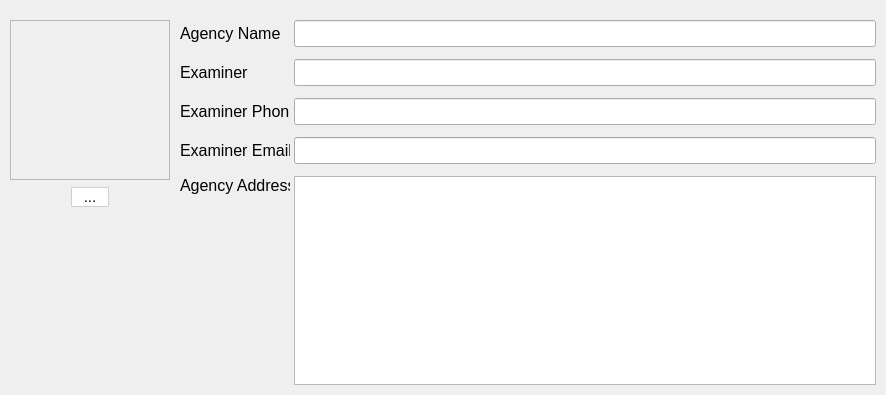
<?xml version="1.0" encoding="UTF-8"?>
<ui version="4.0">
 <class>recon_configuration_page_examiner_details</class>
 <widget class="QWidget" name="recon_configuration_page_examiner_details">
  <property name="geometry">
   <rect>
    <x>0</x>
    <y>0</y>
    <width>886</width>
    <height>395</height>
   </rect>
  </property>
  <property name="windowTitle">
   <string>Form</string>
  </property>
  <layout class="QVBoxLayout" name="verticalLayout_4">
   <property name="spacing">
    <number>10</number>
   </property>
   <property name="leftMargin">
    <number>10</number>
   </property>
   <property name="topMargin">
    <number>20</number>
   </property>
   <property name="rightMargin">
    <number>10</number>
   </property>
   <property name="bottomMargin">
    <number>10</number>
   </property>
   <item>
    <layout class="QHBoxLayout" name="horizontalLayout" stretch="0,1">
     <item>
      <layout class="QVBoxLayout" name="verticalLayout_3">
       <item>
        <layout class="QVBoxLayout" name="verticalLayout">
         <property name="spacing">
          <number>6</number>
         </property>
         <item>
          <widget class="QLabel" name="label_company_logo">
           <property name="minimumSize">
            <size>
             <width>160</width>
             <height>160</height>
            </size>
           </property>
           <property name="maximumSize">
            <size>
             <width>160</width>
             <height>160</height>
            </size>
           </property>
           <property name="styleSheet">
            <string notr="true"/>
           </property>
           <property name="frameShape">
            <enum>QFrame::StyledPanel</enum>
           </property>
           <property name="text">
            <string/>
           </property>
          </widget>
         </item>
         <item>
          <layout class="QHBoxLayout" name="horizontalLayout_7">
           <property name="spacing">
            <number>0</number>
           </property>
           <item>
            <spacer name="horizontalSpacer_5">
             <property name="orientation">
              <enum>Qt::Horizontal</enum>
             </property>
             <property name="sizeHint" stdset="0">
              <size>
               <width>40</width>
               <height>20</height>
              </size>
             </property>
            </spacer>
           </item>
           <item>
            <widget class="QPushButton" name="pushButton_company_logo">
             <property name="minimumSize">
              <size>
               <width>40</width>
               <height>22</height>
              </size>
             </property>
             <property name="maximumSize">
              <size>
               <width>40</width>
               <height>22</height>
              </size>
             </property>
             <property name="font">
              <font>
               <pointsize>11</pointsize>
              </font>
             </property>
             <property name="focusPolicy">
              <enum>Qt::NoFocus</enum>
             </property>
             <property name="contextMenuPolicy">
              <enum>Qt::DefaultContextMenu</enum>
             </property>
             <property name="styleSheet">
              <string notr="true">QPushButton {
	margin: 1px;
     border-color: #D0D0D0;
     border-style: solid;
     border-radius: 1px;
     border-width: 1px;
     color: black;
     background-color: qlineargradient(x1: 0, y1: 0, x2: 0, y2: 1, stop: 0 #FFFFFF, stop: 1 #FFFFFF);
      }
QPushButton:pressed {
	background-color: qlineargradient(x1: 0, y1: 0, x2: 0, y2: 1, stop: 0 #FFFFFF, stop: 1 #FFFFFF);
                border-color: #000000;
}

QPushButton:checked {
	background-color: qlineargradient(x1: 0, y1: 0, x2: 0, y2: 1, stop: 0 #FFFFFF, stop: 1 #FFFFFF);
                border-color: #484848;
}/*QPushButton {border:0px solid gray; border-radius: 0px; padding:2x} */</string>
             </property>
             <property name="text">
              <string>...</string>
             </property>
             <property name="iconSize">
              <size>
               <width>170</width>
               <height>170</height>
              </size>
             </property>
             <property name="checkable">
              <bool>false</bool>
             </property>
             <property name="checked">
              <bool>false</bool>
             </property>
             <property name="flat">
              <bool>false</bool>
             </property>
            </widget>
           </item>
           <item>
            <spacer name="horizontalSpacer_6">
             <property name="orientation">
              <enum>Qt::Horizontal</enum>
             </property>
             <property name="sizeHint" stdset="0">
              <size>
               <width>40</width>
               <height>20</height>
              </size>
             </property>
            </spacer>
           </item>
          </layout>
         </item>
        </layout>
       </item>
       <item>
        <spacer name="verticalSpacer_3">
         <property name="orientation">
          <enum>Qt::Vertical</enum>
         </property>
         <property name="sizeHint" stdset="0">
          <size>
           <width>20</width>
           <height>40</height>
          </size>
         </property>
        </spacer>
       </item>
      </layout>
     </item>
     <item>
      <layout class="QVBoxLayout" name="verticalLayout_2">
       <property name="spacing">
        <number>12</number>
       </property>
       <item>
        <layout class="QHBoxLayout" name="horizontalLayout_2">
         <property name="spacing">
          <number>4</number>
         </property>
         <item>
          <widget class="QLabel" name="label_5">
           <property name="minimumSize">
            <size>
             <width>110</width>
             <height>0</height>
            </size>
           </property>
           <property name="maximumSize">
            <size>
             <width>110</width>
             <height>16777215</height>
            </size>
           </property>
           <property name="font">
            <font>
             <pointsize>12</pointsize>
            </font>
           </property>
           <property name="text">
            <string>&lt;html&gt;&lt;head/&gt;&lt;body&gt;&lt;p&gt;Agency Name&lt;/p&gt;&lt;/body&gt;&lt;/html&gt;</string>
           </property>
          </widget>
         </item>
         <item>
          <widget class="QLineEdit" name="lineEdit_agency_name">
           <property name="font">
            <font>
             <pointsize>12</pointsize>
            </font>
           </property>
           <property name="styleSheet">
            <string notr="true"/>
           </property>
          </widget>
         </item>
        </layout>
       </item>
       <item>
        <layout class="QHBoxLayout" name="horizontalLayout_4">
         <property name="spacing">
          <number>4</number>
         </property>
         <item>
          <widget class="QLabel" name="label_2">
           <property name="minimumSize">
            <size>
             <width>110</width>
             <height>0</height>
            </size>
           </property>
           <property name="maximumSize">
            <size>
             <width>110</width>
             <height>16777215</height>
            </size>
           </property>
           <property name="font">
            <font>
             <pointsize>12</pointsize>
            </font>
           </property>
           <property name="text">
            <string>&lt;html&gt;&lt;head/&gt;&lt;body&gt;&lt;p&gt;&lt;span style=&quot; font-size:12pt;&quot;&gt;Examiner&lt;/span&gt;&lt;/p&gt;&lt;/body&gt;&lt;/html&gt;</string>
           </property>
          </widget>
         </item>
         <item>
          <widget class="QLineEdit" name="lineEdit_examiner">
           <property name="font">
            <font>
             <pointsize>12</pointsize>
            </font>
           </property>
           <property name="styleSheet">
            <string notr="true"/>
           </property>
          </widget>
         </item>
        </layout>
       </item>
       <item>
        <layout class="QHBoxLayout" name="horizontalLayout_5">
         <property name="spacing">
          <number>4</number>
         </property>
         <item>
          <widget class="QLabel" name="label_3">
           <property name="minimumSize">
            <size>
             <width>110</width>
             <height>0</height>
            </size>
           </property>
           <property name="maximumSize">
            <size>
             <width>110</width>
             <height>16777215</height>
            </size>
           </property>
           <property name="font">
            <font>
             <pointsize>12</pointsize>
            </font>
           </property>
           <property name="text">
            <string>&lt;html&gt;&lt;head/&gt;&lt;body&gt;&lt;p&gt;Examiner Phone&lt;/p&gt;&lt;/body&gt;&lt;/html&gt;</string>
           </property>
          </widget>
         </item>
         <item>
          <widget class="QLineEdit" name="lineEdit_examiner_phone">
           <property name="font">
            <font>
             <pointsize>12</pointsize>
            </font>
           </property>
           <property name="styleSheet">
            <string notr="true"/>
           </property>
          </widget>
         </item>
        </layout>
       </item>
       <item>
        <layout class="QHBoxLayout" name="horizontalLayout_6">
         <property name="spacing">
          <number>4</number>
         </property>
         <item>
          <widget class="QLabel" name="label_4">
           <property name="minimumSize">
            <size>
             <width>110</width>
             <height>0</height>
            </size>
           </property>
           <property name="maximumSize">
            <size>
             <width>110</width>
             <height>16777215</height>
            </size>
           </property>
           <property name="font">
            <font>
             <pointsize>12</pointsize>
            </font>
           </property>
           <property name="text">
            <string>&lt;html&gt;&lt;head/&gt;&lt;body&gt;&lt;p&gt;Examiner Email&lt;/p&gt;&lt;/body&gt;&lt;/html&gt;</string>
           </property>
          </widget>
         </item>
         <item>
          <widget class="QLineEdit" name="lineEdit_examiner_email">
           <property name="font">
            <font>
             <pointsize>12</pointsize>
            </font>
           </property>
           <property name="styleSheet">
            <string notr="true"/>
           </property>
          </widget>
         </item>
        </layout>
       </item>
       <item>
        <layout class="QHBoxLayout" name="horizontalLayout_3">
         <property name="spacing">
          <number>4</number>
         </property>
         <item>
          <layout class="QVBoxLayout" name="verticalLayout_7">
           <item>
            <widget class="QLabel" name="label_7">
             <property name="minimumSize">
              <size>
               <width>110</width>
               <height>0</height>
              </size>
             </property>
             <property name="maximumSize">
              <size>
               <width>110</width>
               <height>16777215</height>
              </size>
             </property>
             <property name="font">
              <font>
               <pointsize>12</pointsize>
              </font>
             </property>
             <property name="text">
              <string>&lt;html&gt;&lt;head/&gt;&lt;body&gt;&lt;p&gt;Agency Address&lt;/p&gt;&lt;/body&gt;&lt;/html&gt;</string>
             </property>
            </widget>
           </item>
           <item>
            <spacer name="verticalSpacer_2">
             <property name="orientation">
              <enum>Qt::Vertical</enum>
             </property>
             <property name="sizeHint" stdset="0">
              <size>
               <width>20</width>
               <height>40</height>
              </size>
             </property>
            </spacer>
           </item>
          </layout>
         </item>
         <item>
          <widget class="m_textedit" name="textEdit_agency_address">
           <property name="font">
            <font>
             <pointsize>12</pointsize>
            </font>
           </property>
           <property name="styleSheet">
            <string notr="true"/>
           </property>
           <property name="frameShape">
            <enum>QFrame::StyledPanel</enum>
           </property>
           <property name="readOnly">
            <bool>false</bool>
           </property>
          </widget>
         </item>
        </layout>
       </item>
      </layout>
     </item>
    </layout>
   </item>
  </layout>
 </widget>
 <customwidgets>
  <customwidget>
   <class>m_textedit</class>
   <extends>QTextEdit</extends>
   <header location="global">ui_custom_classes/m_textedit.h</header>
  </customwidget>
 </customwidgets>
 <resources/>
 <connections/>
</ui>
